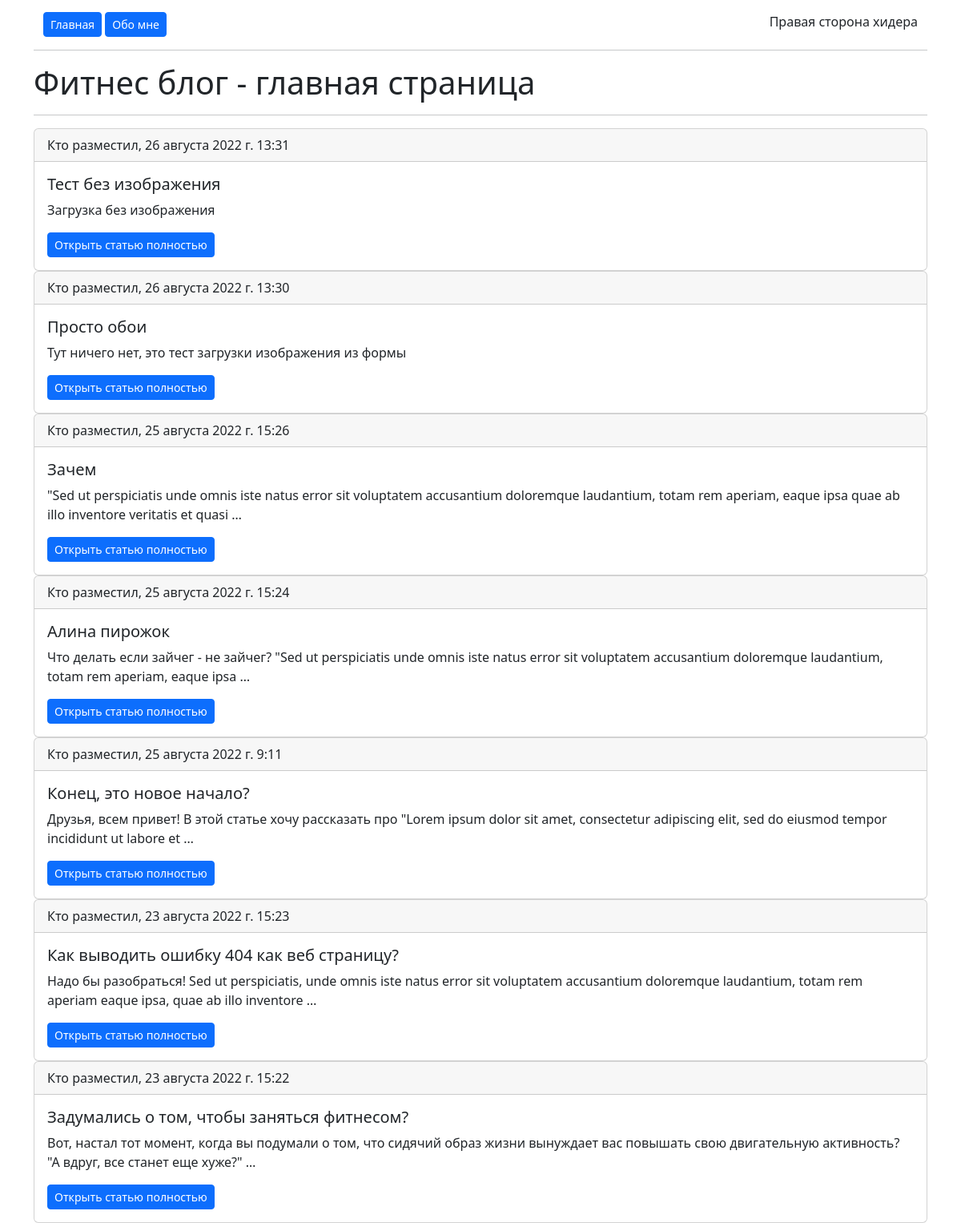
The page / on the database its author committed.
### main/models.py (models this page shows, shortened)
class Article(models.Model):
    title = models.CharField(max_length=250, verbose_name='Название статьи')
    slug = models.SlugField(max_length=255, unique=True, db_index=True, verbose_name='URL')
    content = models.TextField(blank=True, verbose_name='Текст')
    image = models.ImageField(upload_to='images/', blank=True, verbose_name='Изображение')
    time_create = models.DateTimeField(auto_now_add=True, verbose_name='Создано')
    time_update = models.DateTimeField(auto_now=True, verbose_name='Отредактировано')
    is_published = models.BooleanField(default=True, verbose_name='Опубликовано')
    category = models.ForeignKey('Category', on_delete=PROTECT, verbose_name='Категория')
    class Meta:
        verbose_name = 'Статья'
        verbose_name_plural = 'Статьи'
        ordering = ['-time_create']

### main/views.py (the view)
# urls.py: path('', views.MainPage.as_view(), name='Главная'),
class MainPage(ListView):
    model = Article
    template_name = 'main/index.html'
    context_object_name = 'articles'
    extra_context = {'title': 'Фитнес блог - главная страница'}
    def get_queryset(self):
        return Article.objects.filter(is_published=True)

### main/templates/main/index.html
{% extends 'main/layout.html' %}
{% block content %}
<h1>{{ title }}</h1>
<hr>
{% for el in articles %}
<div class="card">
  <div class="card-header">
    Кто разместил, {{ el.time_create }}
  </div>
  <div class="card-body">
    <h5 class="card-title">{{ el.title }}</h5>
    <p class="card-text">{{ el.content|truncatewords:25 }}</p>
    <a href="{% url 'article_detail' el.slug %}" class="btn btn-primary btn-sm">Открыть статью полностью</a>
  </div>
</div>
{% endfor %}
{% endblock %}

### rows shown on the page
Article: time_create "26 августа 2022 г. 13:31", title "Тест без изображения", content "Загрузка без изображения"
Article: time_create "26 августа 2022 г. 13:30", title "Просто обои", content "Тут ничего нет, это тест загрузки изображения из формы"
Article: time_create "25 августа 2022 г. 15:26", title "Зачем", content "\"Sed ut perspiciatis unde omnis iste natus error sit voluptatem accusantium doloremque laudantium, totam rem aperiam, eaque ipsa quae ab illo inventore veritatis et quasi …"
Article: time_create "25 августа 2022 г. 15:24", title "Алина пирожок", content "Что делать если зайчег - не зайчег? \"Sed ut perspiciatis unde omnis iste natus error sit voluptatem accusantium doloremque laudantium, totam rem aperiam, eaque ipsa …"
Article: time_create "25 августа 2022 г. 9:11", title "Конец, это новое начало?", content "Друзья, всем привет! В этой статье хочу рассказать про \"Lorem ipsum dolor sit amet, consectetur adipiscing elit, sed do eiusmod tempor incididunt ut labore et …"
Article: time_create "23 августа 2022 г. 15:23", title "Как выводить ошибку 404 как веб страницу?", content "Надо бы разобраться! Sed ut perspiciatis, unde omnis iste natus error sit voluptatem accusantium doloremque laudantium, totam rem aperiam eaque ipsa, quae ab illo inventore …"
Article: time_create "23 августа 2022 г. 15:22", title "Задумались о том, чтобы заняться фитнесом?", content "Вот, настал тот момент, когда вы подумали о том, что сидячий образ жизни вынуждает вас повышать свою двигательную активность? \"А вдруг, все станет еще хуже?\" …"

### other values the page prints
{{ title }} "Фитнес блог - главная страница"
